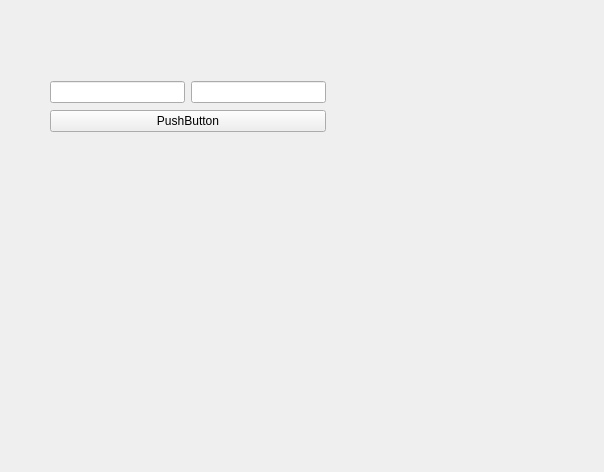
<?xml version="1.0" encoding="UTF-8"?>
<ui version="4.0">
 <class>Form</class>
 <widget class="QWidget" name="Form">
  <property name="geometry">
   <rect>
    <x>0</x>
    <y>0</y>
    <width>604</width>
    <height>472</height>
   </rect>
  </property>
  <property name="windowTitle">
   <string>Form</string>
  </property>
  <widget class="QWidget" name="">
   <property name="geometry">
    <rect>
     <x>50</x>
     <y>80</y>
     <width>276</width>
     <height>53</height>
    </rect>
   </property>
   <layout class="QVBoxLayout" name="verticalLayout">
    <item>
     <layout class="QHBoxLayout" name="horizontalLayout">
      <item>
       <widget class="QLineEdit" name="lineEdit"/>
      </item>
      <item>
       <widget class="QLineEdit" name="lineEdit_2"/>
      </item>
     </layout>
    </item>
    <item>
     <widget class="QPushButton" name="pushButton">
      <property name="text">
       <string>PushButton</string>
      </property>
     </widget>
    </item>
   </layout>
  </widget>
 </widget>
 <resources/>
 <connections/>
</ui>
